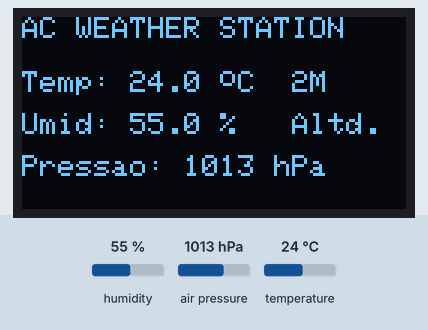
Recording of a program running on a simulated ESP32. Parts: 128×64 one-colour display. The inputs (shaded band) are chosen by the test bench; at power-on: humidity 55 %, air pressure 1013 hPa, temperature 24 °C. WiFi joins after 1.5 s; servers stay silent unless stated; what the program prints to the serial monitor is not drawn.

Above: at 2.7 s.
2.8 s: humidity set to 22 %
At 7.5 s:
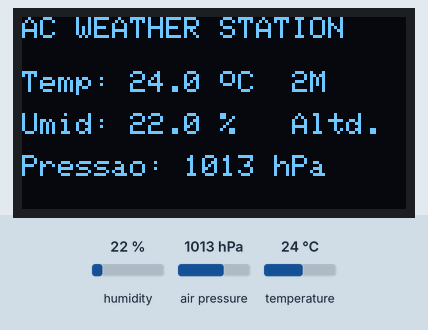
8.0 s: air pressure set to 952 hPa
At 12.4 s:
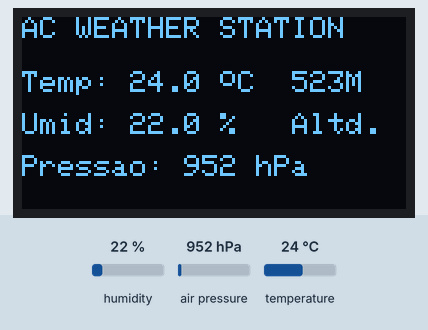
13.1 s: temperature set to 12 °C
At 17.3 s:
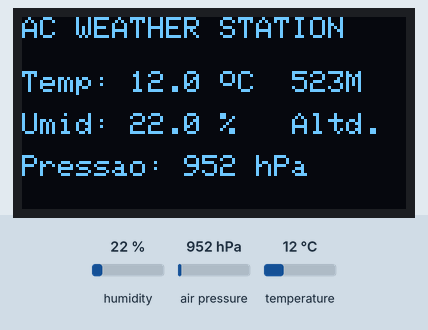
18.1 s: humidity set to 40 %
At 22.2 s:
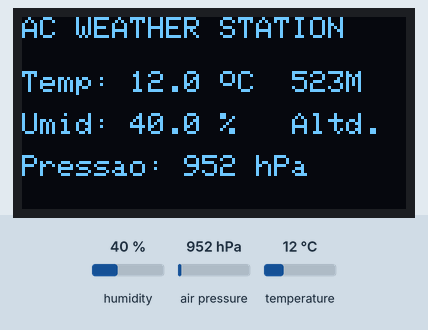
Timing chart, 0 to 23.7 s (numbered marks = the images above; inputs shaded):
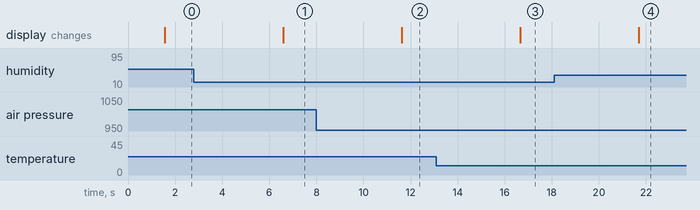

Measured:
- after the input at 2.8 s, the display: changes after 3.8 s (image 1)
- after the input at 8.0 s, the display: changes after 3.6 s (image 2)
- after the input at 13.1 s, the display: changes after 3.6 s (image 3)
- after the input at 18.1 s, the display: changes after 3.6 s (image 4)

The program:

main.cpp
```cpp
#include <Arduino.h>
#include <Wire.h>
#include <Adafruit_GFX.h>
#include <Adafruit_SSD1306.h>
#include <Adafruit_BME280.h>

#include <WiFi.h>
#include <HTTPClient.h>

#include <env.h>

#define SCREEN_WIDTH 128
#define SCREEN_HEIGHT 64

#define OLED_ADDRESS 0x3C
#define OLED_RESET -1

#define BME_280_ADDRESS 0x76

#define SEALEVELPRESSURE_HPA (1013.25)

Adafruit_SSD1306 display(SCREEN_WIDTH, SCREEN_HEIGHT, &Wire, OLED_RESET);
Adafruit_BME280 bme;

void setupWiFi() {
  Serial.print("Conectando-se ao Wi-Fi: ");
  Serial.println(ssid);

  WiFi.begin(ssid, password);

  // Trava o sistema aqui até conseguir conectar
  while (WiFi.status() != WL_CONNECTED) {
    delay(500);
    Serial.print(".");
  }

  Serial.println("\n[SUCESSO] Wi-Fi conectado!");
  Serial.print("Endereço IP: ");
  Serial.println(WiFi.localIP());
}

void setup()
{
  Serial.begin(115200);

  Wire.begin(21, 22);

  if (!display.begin(SSD1306_SWITCHCAPVCC, OLED_ADDRESS)) {
    Serial.println("[ERRO] Falha ao inicializar o display OLED");
    while (true) {
      delay(1000);
    }
  }

  if (!bme.begin(BME_280_ADDRESS, &Wire)) {
    Serial.println("[ERRO] BME280 nao encontrado! Verifique o endereco I2C ou as conexoes.");
    while (true) {
      delay(1000);
    }
  }

  Serial.println("Perifericos inicializados com sucesso.");

  setupWiFi();
}

void loop()
{

  float temp = bme.readTemperature();
  float umid = bme.readHumidity();
  float pressao = bme.readPressure() / 100.0F;
  float altitude_simples = bme.readAltitude(SEALEVELPRESSURE_HPA);


  display.clearDisplay();

  display.setTextSize(1);
  display.setTextColor(SSD1306_WHITE);

  display.setCursor(0, 0);
  display.println("AC WEATHER STATION");

  display.setCursor(0, 18);
  display.printf("Temp: %.1f ", temp);
  display.drawCircle(68, 20, 2, SSD1306_WHITE);
  display.println(" C");

  display.setCursor(90,18);
  display.printf("%.0fM", altitude_simples);

  display.setCursor(0, 32);
  display.printf("Umid: %.1f %%", umid);

  display.setCursor(90, 32);
  display.print("Altd.");

  display.setCursor(0, 46);
  display.printf("Pressao: %.0f hPa", pressao);

  display.display();

  /*
  if (WiFi.status() == WL_CONNECTED) {
    HTTPClient http;

    http.begin(serverUrl);

    http.addHeader("Content-Type", "application/json");

    String jsonPayload = "{";
    jsonPayload += "\"temperatura\":" + String(temp) + ",";
    jsonPayload += "\"umidade\":" + String(umid) + ",";
    jsonPayload += "\"pressao\":" + String(pressao);
    jsonPayload += "}";

    Serial.println("\nEnviando requisição POST...");
    Serial.println("Payload: " + jsonPayload);

    int httpResponseCode = http.POST(jsonPayload);

    if (httpResponseCode > 0) {
      Serial.printf("Resposta do Servidor (Código HTTP): %d\n", httpResponseCode);
    } else {
      Serial.printf("Erro na requisição HTTP: %s\n", http.errorToString(httpResponseCode).c_str());
    }

    http.end();
  } else {
    Serial.println("\nWi-Fi desconectado. Tentando reconectar...");
    WiFi.reconnect();
  }
  */


  delay(5000);
}
```

env.example.h
```cpp
#pragma once

const char* ssid = "NOME_DA_SUA_REDE_WIFI";
const char* password = "SENHA_DA_REDE";
const char* serverUrl = "http://192.168.X.X:8080/api/v1/leituras";
```
